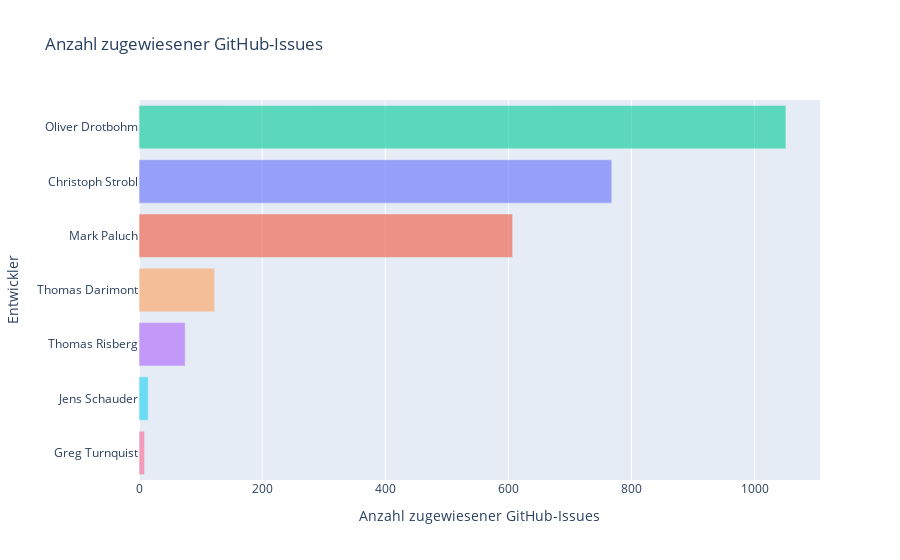

Notebook code for this chart:
### Code cell
# Issues assigned
issuesAssignedCount = %cypher MATCH (u:User)<-[:HAS_ASSIGNEE]-(i:Issue) \
                    WHERE NOT u.login STARTS WITH "spring-" \
                    AND u.name IS NOT NULL \
                    RETURN u.name AS UserName, count(DISTINCT i) AS IssueAssigneeCount \
                    ORDER BY IssueAssigneeCount

issuesAssignedCount_df = issuesAssignedCount.get_dataframe()
#print(issuesCreatedCount_df)
marker_colors_issues_assigned = get_author_marker_colors(issuesAssignedCount_df)

fig = px.bar(data_frame=issuesAssignedCount_df, x='IssueAssigneeCount', y='UserName', orientation='h',
             labels={'IssueAssigneeCount': 'Anzahl zugewiesener GitHub-Issues', 'UserName': 'Entwickler'},
             title='Anzahl zugewiesener GitHub-Issues')
fig.update_traces(marker_color=marker_colors_issues_assigned, opacity=0.6)
fig.show()

### Figure 1 — Plotly figure (JSON) as saved in the notebook; plotly's stock layout.template omitted (floating-point values rounded to 4 significant figures)
{"data": [{"alignmentgroup": "True", "hovertemplate": "Anzahl zugewiesener GitHub-Issues=%{x}<br>Entwickler=%{y}<extra></extra>", "legendgroup": "", "marker": {"color": ["#FF6692", "#19d3f3", "#ab63fa", "#FFA15A", "#EF553B", "#636efa", "#00cc96"], "pattern": {"shape": ""}}, "name": "", "offsetgroup": "", "opacity": 0.6, "orientation": "h", "showlegend": false, "textposition": "auto", "type": "bar", "x": [9, 15, 75, 123, 607, 768, 1051], "xaxis": "x", "y": ["Greg Turnquist", "Jens Schauder", "Thomas Risberg", "Thomas Darimont", "Mark Paluch", "Christoph Strobl", "Oliver Drotbohm"], "yaxis": "y"}], "layout": {"barmode": "relative", "legend": {"tracegroupgap": 0}, "title": {"text": "Anzahl zugewiesener GitHub-Issues"}, "xaxis": {"anchor": "y", "domain": [0, 1], "title": {"text": "Anzahl zugewiesener GitHub-Issues"}}, "yaxis": {"anchor": "x", "domain": [0, 1], "title": {"text": "Entwickler"}}}}
